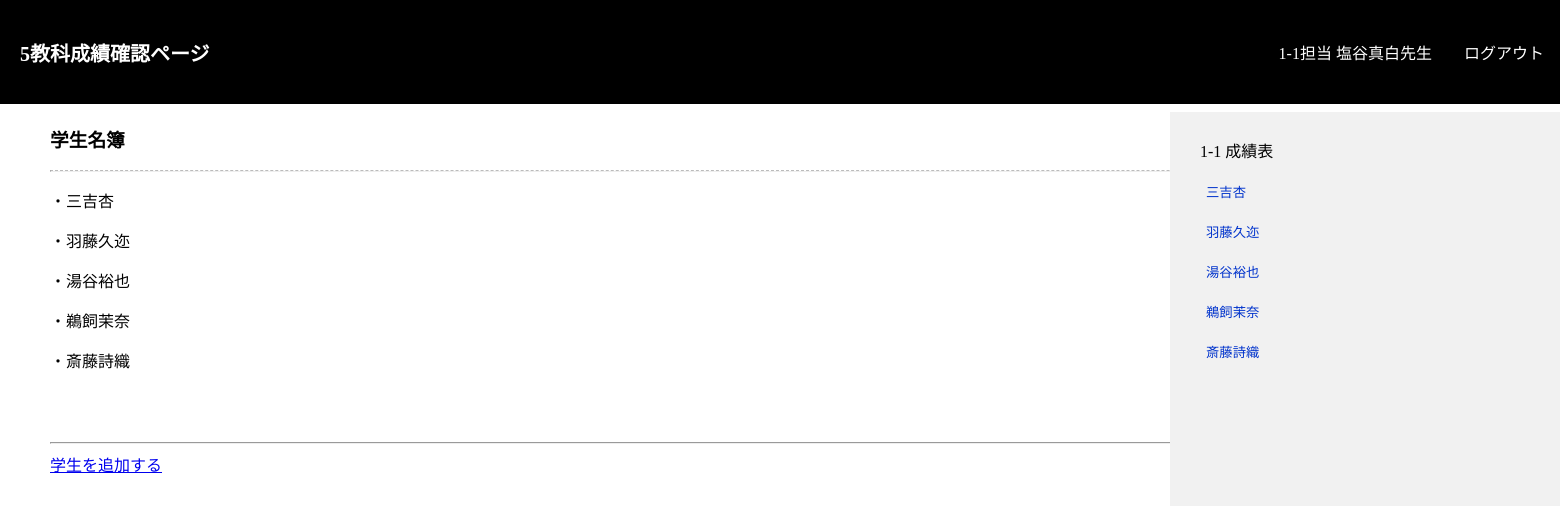
The page /form/top.php (signed in) on the database its author committed.
### tables this page shows
CREATE TABLE `student` (
  `id` bigint(20) UNSIGNED NOT NULL,
  `s_name` varchar(255) NOT NULL,
  `class` varchar(255) NOT NULL,
  `Japanese` int(11) DEFAULT NULL,
  `English` int(11) DEFAULT NULL,
  `Mathematicts` int(11) DEFAULT NULL,
  `Science` int(11) DEFAULT NULL,
  `Social_studies` int(11) DEFAULT NULL,
  `total` int(11) DEFAULT NULL,
  `average` int(11) DEFAULT NULL,
  `red` varchar(255) DEFAULT NULL,
  `max_sub` varchar(255) DEFAULT NULL,
  `max_score` int(11) DEFAULT NULL,
  `min_sub` varchar(255) DEFAULT NULL,
  `min_score` int(11) DEFAULT NULL
);

### func/function.php (called while the page is built, shortened)
<?php
function connect(): PDO
{
    $pdo = new PDO('mysql:host=localhost;dbname=school; charset=utf8mb4','root','');
    $pdo->setAttribute(PDO::ATTR_ERRMODE,PDO::ERRMODE_EXCEPTION);
    $pdo->setAttribute(PDO::ATTR_EMULATE_PREPARES,false);
    return $pdo;
}
function findStudent(string $class): ?array
{
    $pdo = connect();
    $sql = "SELECT * FROM student WHERE class = :class";
    $statement = $pdo->prepare($sql);
    $statement->bindValue(':class',$class,PDO::PARAM_STR);
    $statement->execute();
    $students = $statement->fetchAll(PDO::FETCH_ASSOC);
    return $students;
}
?>

### form/top.php (the view, shortened to what this page needs)
<?php declare(strict_types=1);
require "../func/function.php";
$t_name = $_SESSION['t_name'];
$class = $_SESSION['class'];
?>
<!DOCTYPE html>
<html lang="en">
<head>
    <link rel="stylesheet" href="../css/style.css">
    <link rel="stylesheet" href="../css/header.css">
</head>
<body>
    <header class="site-header">
        <div class="wrapper site-header__wrapper">
            <a href="top.php" class="header-chara">5教科成績確認ページ</a>
            <nav class="nav">
                <ul class="nav__wrapper">
                    <li class="nav__item"><a href=""><?php echo $class . "担当" ."\n". $t_name?>先生</a></li>
                    <li class="nav__item"><a href="../logout/logout.php">ログアウト</a></li>
                </ul>
            </nav>
        </div>
    </header>
    <div class="put_box">
        <?php
        $students = findStudent($class);
        $cnt_student = count($students);
        $a = 0;
        ?>
        <h3>学生名簿</h3>
        <hr class="line">
        <?php for ($i=0; $i < $cnt_student; $i++):?>
            <p><?php echo "・". $students[$a]["s_name"]; ?>
            <?php $a += 1?>
        <?php endfor;?>
        <br><br><br><br><hr>
        <a href="../add/add.php">学生を追加する</div></a>
    <?php
    $students = findStudent($class);
    $cnt_student = count($students);
    $a = 0;?>
    <div class="students">
    <?php echo $class . "\n";?>成績表<br>
    <?php for ($i=0; $i < $cnt_student ; $i++) :?>
        <form action="../check/data.php" method="POST">
        <button class="link_style" type="submit" name="num" value=<?php echo $students[$a]['id'] ?>><?php echo $students[$a]['s_name'] . "<br>";?></button><br>
        <?php $a += 1;?>
    <?php endfor; ?>
    </div>
</body>
</html>

### css/style.css (style rules this page uses)
body { list-style-type:none; margin: 0px; }
.put_box { text-align: left; background-color: rgb(255, 255, 255); padding: 2px 50px; position: relative; }
.line { border-top: 1px dashed #bbb; }
.students { position: absolute; background-color: #f1f1f1; top: 112px; padding: 20px 30px; width: 100%; height: 100%; left: 75%; line-height: 40px; }
.link_style { cursor: pointer; border: none; background: none; color: #0033cc; }

### css/header.css (style rules this page uses)
.header-chara { font-weight: bold; font-size: 20px; color:#ffffff; text-decoration: none; padding : 0px 20px; }
.site-header { position: relative; background-color: #000000; }
.site-header__wrapper { padding-top: 1rem; padding-bottom: 1rem; }
@media (min-width: 600px) { .site-header__wrapper { display: flex; justify-content: space-between; align-items: center; padding-top: 0; padding-bottom: 0; } }
@media (min-width: 600px) { .nav__wrapper { display: flex; } }
.nav__item a { display: block; padding: 1.5rem 1rem; color:#ffffff; text-decoration: none; }

### rows shown on the page
student: s_name "三吉杏", $students[$a]['id'] 1 (drawn)
student: s_name "羽藤久迩", $students[$a]['id'] 2 (drawn)
student: s_name "湯谷裕也", $students[$a]['id'] 7 (drawn)
student: s_name "鵜飼茉奈", $students[$a]['id'] 8 (drawn)
student: s_name "斎藤詩織", $students[$a]['id'] 9 (drawn)

### other values the page prints
$class "1-1"
$t_name "塩谷真白"
